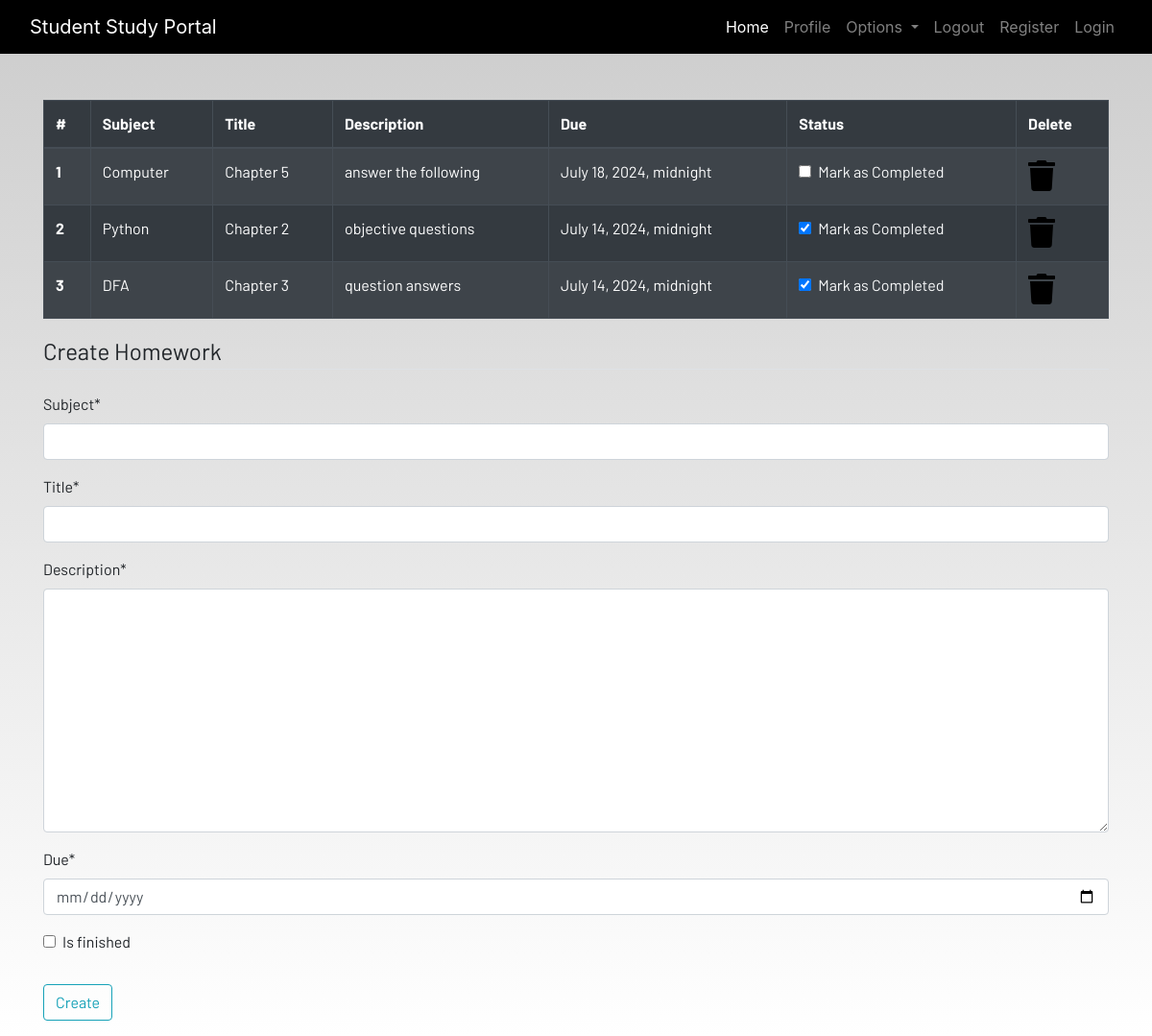
The page /homework (signed in) on the database its author committed.
### dashboard/models.py (models this page shows, shortened)
class Homework(models.Model):
    user = models.ForeignKey(User,on_delete=models.CASCADE)
    subject = models.CharField(max_length=50)
    title = models.CharField(max_length=100)
    description = models.TextField()
    due = models.DateTimeField()
    is_finished = models.BooleanField(default=False)

### dashboard/views.py (the view)
# urls.py: path('homework',views.homework,name='homework'),
def homework(request):
    if request.method == 'POST':
        form = HomeworkForm(request.POST)
        if form.is_valid():
            try:
                finished = request.POST['is_finished']
                if finished == 'on':
                    finished = True
                else:
                    finished = False
            except:
                finished = False
            homeworks = Homework(
                user = request.user,
                subject = request.POST['subject'],
                title = request.POST['title'],
                description = request.POST['description'],
                due = request.POST['due'],
                is_finished = finished
            )
            homeworks.save()
            messages.success(request,f'Homework Added from {request.user.username}')
    else:
           form = HomeworkForm()
    homework = Homework.objects.filter(user=request.user)
    if len(homework) == 0:
        homework_done = True
    else:
        homework_done = False
    context = {'homeworks':homework,'homeworks_done':homework_done,'form':form}
    return render(request,'dashboard/homework.html',context)

### dashboard/forms.py
class HomeworkForm(forms.ModelForm):
    class Meta:
        model = Homework
        widgets = {'due':DateInput()}
        fields = ['subject','title','description','due','is_finished']

### dashboard/templates/dashboard/homework.html (shortened to what this page needs)
{% extends 'dashboard/base.html' %}
{% load static %}
{% load crispy_forms_tags %}
{% block content %}
<div class="container">
    {% if not homework_done %}
    <table class="table table-striped table-bordered table-hover table-dark">
        <thead>
            <tr>
                <th scope="col">#</th>
                <th scope="col">Subject</th>
                <th scope="col">Title</th>
                <th scope="col">Description</th>
                <th scope="col">Due</th>
                <th scope="col">Status</th>
                <th scope="col">Delete</th>
            </tr>
        </thead>
        <tbody>
            {% for homework in homeworks %}
            <tr>
                <th scope="row">{{forloop.counter}}</th>
                <td>{{homework.subject}}</td>
                <td>{{homework.title}}</td>
                <td>{{homework.description}}</td>
                <td>{{homework.due}}</td>
                <td>
                    <a href="{% url 'update-homework' homework.id %}">
                        <div class="form-check">
                            {% if homework.is_finished == True %}
                            <input class="form-check-input" type="checkbox" value="" checked>
                            {% else %}
                            <input class="form-check-input" type="checkbox" value="">
                            {% endif %}
                            <label class="form-check-label text-light" for="flexCheckDefault">
                                Mark as Completed
                            </label>
                        </div>
                    </a>
                </td>
                <td><a href="{% url 'delete-homework' homework.id %}"><i class="fa fa-trash fa-2x"></i></a></td>
            </tr>
            {% endfor %}
        </tbody>
    </table>
    {% else %}
    <h4>All homeworks are completed!! Create to have more!!</h4>
{% endif %}
</div>
<div class=" container">
    <form method="POST">
        <fieldset class="form-group">
            <legend class="border-bottom mb-4">Create Homework</legend>
            {{form|crispy}}
        </fieldset>
        <div class="form-group">
            <button href="" class="btn btn-outline-info" type="submit">
                Create
            </button>
        </div>
    </form>
</div>
{% endblock content %}

### dashboard/templates/dashboard/base.html (shortened to what this page needs)
<!DOCTYPE html>
{% load static %}
<html lang="en">
<head>
  <link rel="stylesheet" href="https://stackpath.bootstrapcdn.com/bootstrap/4.3.1/css/bootstrap.min.css"
 />
  <link rel="stylesheet" href="https://use.fontawesome.com/releases/v5.7.2/css/all.css"
 />
  <link rel="stylesheet" href="{% static 'css/main.css' %}" />
</head>
<body>
  <header>
    <nav class="navbar navbar-expand-lg navbar-dark bg-dark">
      <div class="container-fluid">
        <a class="navbar-brand" href="#">Student Study Portal</a>
        <div class="collapse navbar-collapse justify-content-end" id="navbarSupportedContent">
          <ul class="navbar-nav mb-2 mb-lg-0">
            <li class="nav-item">
              <a class="nav-link active" aria-current="page" href="{%url 'home'%}">Home</a>
            </li>
            {% if user.is_authenticated %}
            <li class="nav-item">
              <a class="nav-link" href="{% url 'profile' %}">Profile</a>
            </li>
            <li class="nav-item dropdown">
              <a class="nav-link dropdown-toggle" href="#" id="navbarDropdown" role="button" data-toggle="dropdown"
                aria-haspopup="true" aria-expanded="false">
                Options
              </a>
            </li>
          <li class="nav-item">
              <a class="nav-link" href="{%url 'login' %}">Logout</a>
            </li>
          <li class="nav-item">
              <a class="nav-link" href="{% url 'register' %}">Register</a>
            </li>
            <li class="nav-item">
              <a class="nav-link" href="{% url 'login' %}">Login</a>
            </li>
            {% endif %}
          </ul>
        </div>
      </div>
    </nav>
  </header>
  <br /><br />
  <main>
    {% block content %}
    {% endblock content %}
  </main>
</body>
</html>

### static/css/main.css (style rules this page uses)
html { scroll-behavior: smooth; height: 100%; width: 100%; }
main { font-family: Barlow, Quicksand, Rubik, sans-serif, serif, 'Times New Roman', Times, serif !important; }
.navbar { background-color: rgb(0, 0, 0) !important; }
a { text-decoration: none !important; color: black; }
html, body { max-width: 100%; overflow-x: hidden; height: 100%; width: 100%; }
body { background: linear-gradient(rgba(0, 0, 0, 0.2), rgba(255, 255, 255, 0.5)); overflow-x: hidden; background-repeat: no-repeat; }
.fa { color: black; }

### rows shown on the page
Homework: subject "Computer", title "Chapter 5", description "answer the following", due "July 18, 2024, midnight"
Homework: subject "Python", title "Chapter 2", description "objective questions", due "July 14, 2024, midnight"
Homework: subject "DFA", title "Chapter 3", description "question answers", due "July 14, 2024, midnight"
